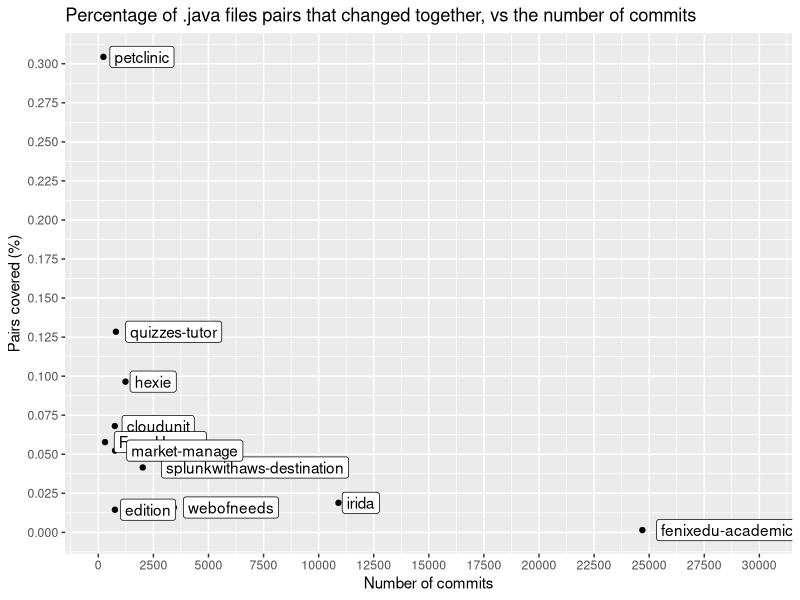
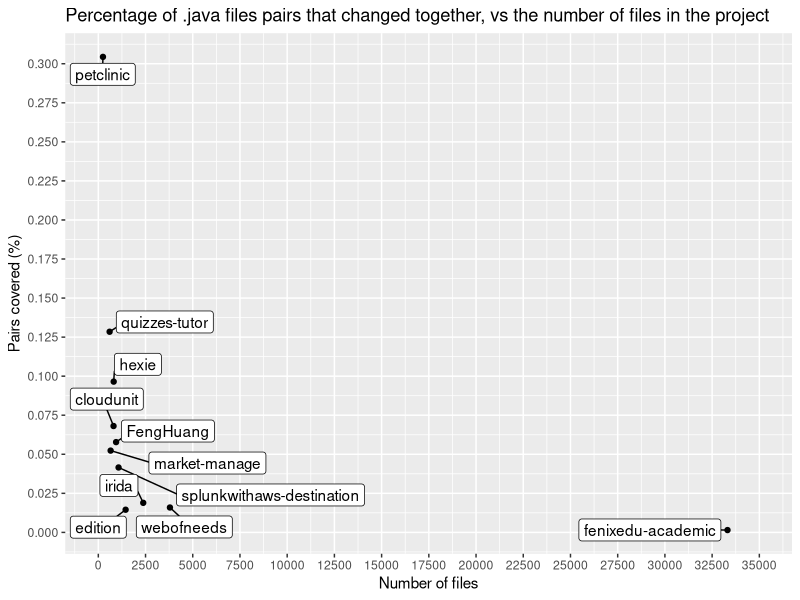
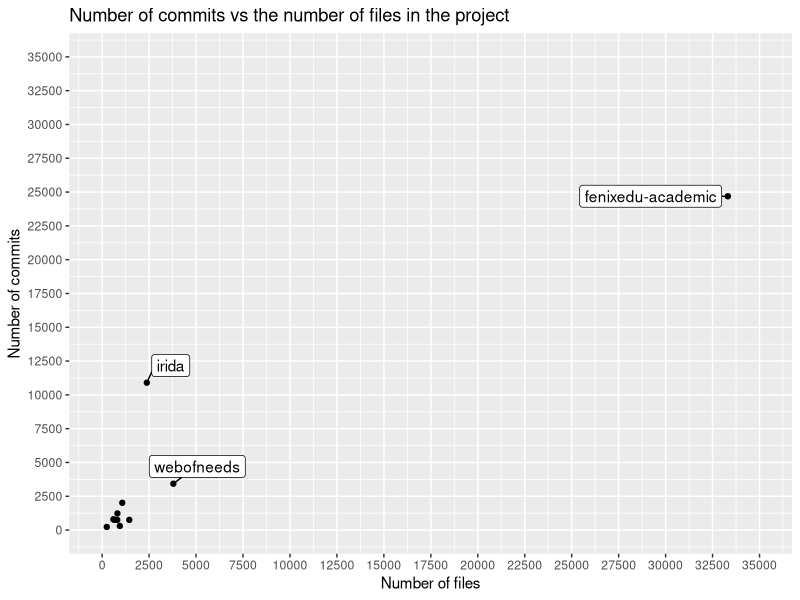
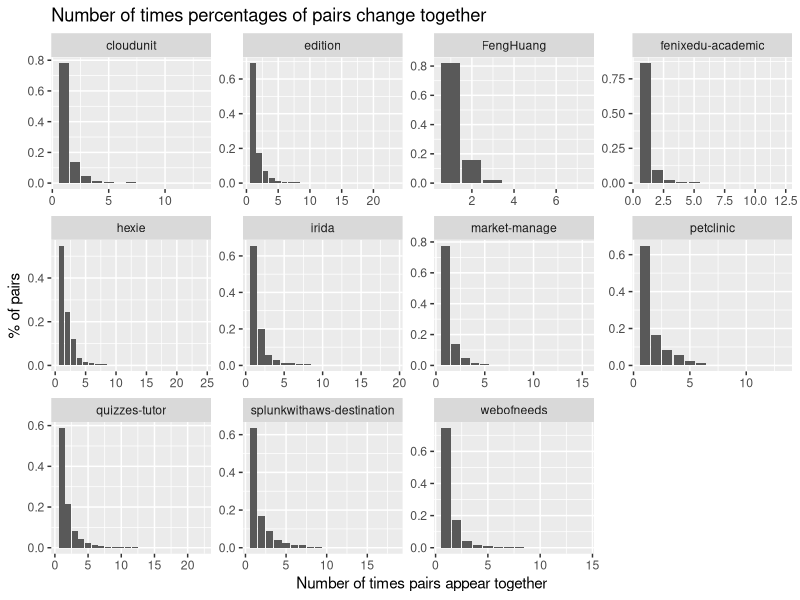
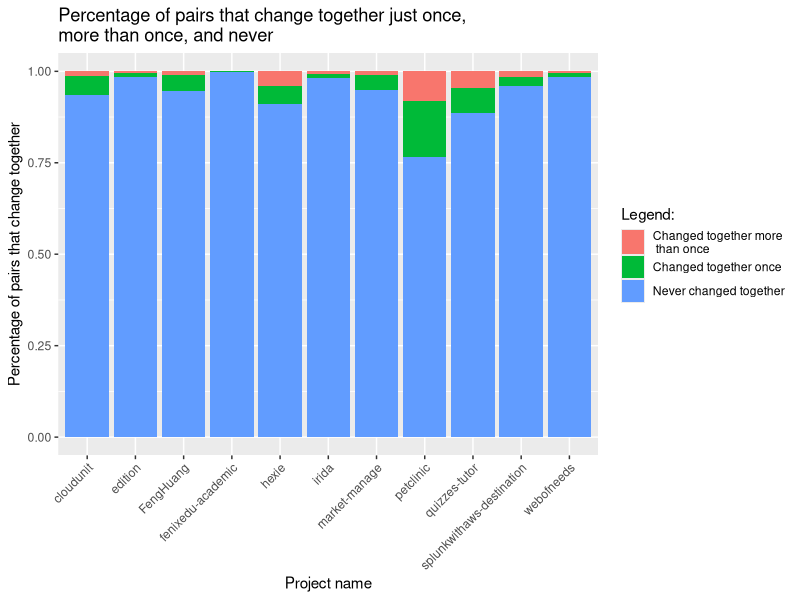
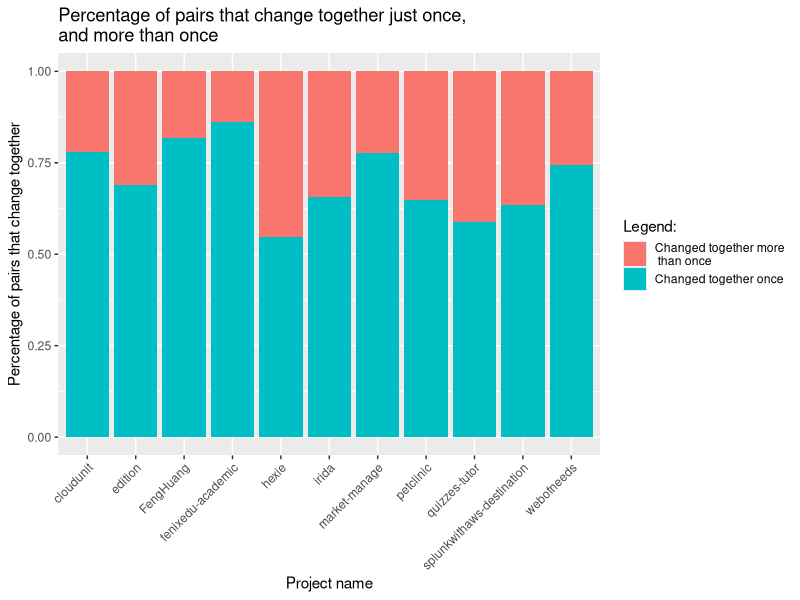

These charts were generated, in order, by the following R code:
# Graphical analysis of some characteristics of repos and results of the
# simpler logical coupling.

library(ggplot2)
library(ggrepel)

data <- read.csv("../data/logical-coupling-comparison-data.csv")
pairs_frequency_data <- read.csv("../data/pairs-frequencies.csv")

# Plot covered pairs against the number of selected commits
pairs_covered_in_percentage <- data$pairs_covered/data$total_pairs
ggplot(data, aes(x=ncommits, y=pairs_covered_in_percentage, label=name)) +
  geom_point() +
  geom_label(hjust=-0.1) +
  scale_x_continuous(n.breaks = 15, limits = c(0, 30000)) +
  scale_y_continuous(n.breaks = 15) +
  ylab("Pairs covered (%)") +
  xlab("Number of commits") +
  ggtitle("Percentage of .java files pairs that changed together, vs the number of commits")

# Plot covered pairs against the number of files
ggplot(data, aes(x=nfiles, y=pairs_covered_in_percentage, label=name)) +
  geom_point() +
  geom_label_repel(min.segment.length = 0) +
  scale_x_continuous(n.breaks = 15, limits = c(0, 35000)) +
  scale_y_continuous(n.breaks = 15) +
  ylab("Pairs covered (%)") +
  xlab("Number of files") +
  ggtitle("Percentage of .java files pairs that changed together, vs the number of files in the project")

# Plot number of files vs number of commits
ggplot(data, aes(x=nfiles, y=ncommits, label=name)) +
  geom_point() +
  geom_label_repel(min.segment.length = 0) +
  scale_x_continuous(n.breaks = 15, limits = c(0, 35000)) +
  scale_y_continuous(n.breaks = 15, limits = c(0, 35000)) +
  ylab("Number of commits") +
  xlab("Number of files") +
  ggtitle("Number of commits vs the number of files in the project")


# Plot the frequency of pairs
ggplot(pairs_frequency_data[pairs_frequency_data$count > 0.0001,], aes(x=frequency, y=count)) +
  geom_bar(stat="identity") +
  facet_wrap(~name, scales="free") +
  xlab("Number of times pairs appear together") +
  ylab("% of pairs") +
  ggtitle("Number of times percentages of pairs change together")
# pairs_frequency_expanded <- pairs_frequency_data[rep(row.names(pairs_frequency_data), pairs_frequency_data$count), 1:2]
# ggplot(pairs_frequency_data, aes(x=name,y=frequency)) +
#   geom_boxplot() +
#   facet_wrap(~name, scales="free")

# Plot the pairs that show up once and more than once, for each project

# Reorganize data so that we have the occurrences in different rows rather than in different columns
total_data_pivoted <- tidyr::pivot_longer(data, cols=c('total_pairs', 'pairs_occurring_once', 'pairs_occurring_more_than_once'), names_to='variable', 
                           values_to="value")
changing_pairs_pivoted <- tidyr::pivot_longer(data, cols=c('pairs_occurring_once', 'pairs_occurring_more_than_once'), names_to='variable', 
                          values_to="value")

ggplot(total_data_pivoted, aes(x=name, y=value, fill=variable)) +
  geom_bar(stat='identity', position='fill') + # change position to "dodge" for grouped bar chart
  ylab("Percentage of pairs that change together") +
  xlab("Project name") +
  scale_fill_discrete(name = "Legend:", labels = c("Changed together more\n than once", "Changed together once", "Never changed together")) +
  ggtitle("Percentage of pairs that change together just once,\nmore than once, and never") +
  theme(axis.text.x = element_text(angle = 45, hjust=1))

ggplot(changing_pairs_pivoted, aes(x=name, y=value, fill=variable)) +
  geom_bar(stat='identity', position='fill') + # change position to "dodge" for grouped bar chart
  ylab("Percentage of pairs that change together") +
  xlab("Project name") +
  scale_fill_discrete(name = "Legend:", labels = c("Changed together more\n than once", "Changed together once")) +
  ggtitle("Percentage of pairs that change together just once,\nand more than once") +
  theme(axis.text.x = element_text(angle = 45, hjust=1))
